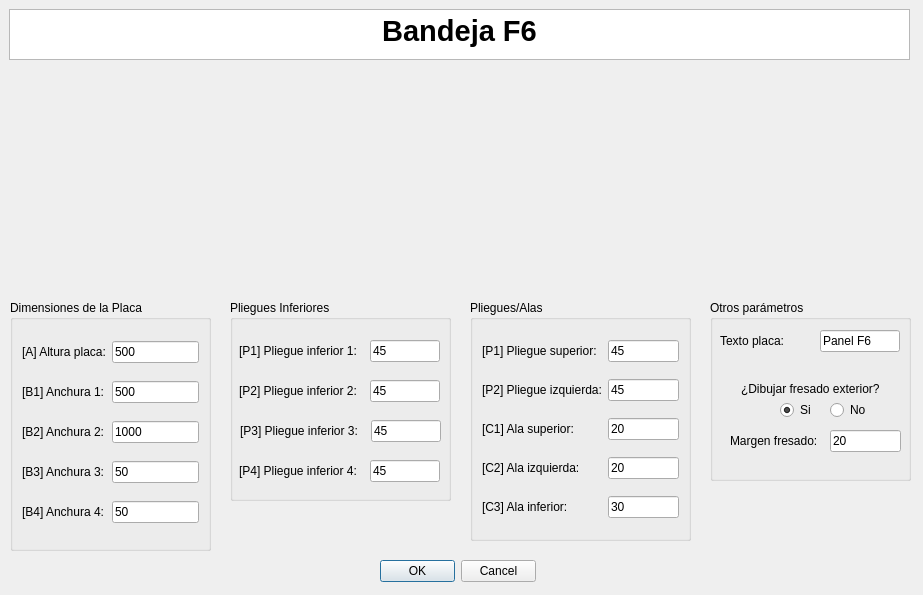
<?xml version="1.0" encoding="UTF-8"?>
<ui version="4.0">
 <class>MyPositionDialog</class>
 <widget class="QDialog" name="MyPositionDialog">
  <property name="geometry">
   <rect>
    <x>0</x>
    <y>0</y>
    <width>923</width>
    <height>595</height>
   </rect>
  </property>
  <property name="windowTitle">
   <string>Enter Position</string>
  </property>
  <property name="whatsThis">
   <string>&lt;html&gt;&lt;head/&gt;&lt;body&gt;&lt;p&gt;Esta ventana de KSDpanel te permite introducir todas las medidas correspondientes del panel seleccionado.&lt;/p&gt;&lt;p&gt;Recuerda que todas las medidas deben de ir en milimetros (mm).&lt;/p&gt;&lt;/body&gt;&lt;/html&gt;</string>
  </property>
  <widget class="QDialogButtonBox" name="buttonBox">
   <property name="geometry">
    <rect>
     <x>380</x>
     <y>560</y>
     <width>156</width>
     <height>23</height>
    </rect>
   </property>
   <property name="orientation">
    <enum>Qt::Horizontal</enum>
   </property>
   <property name="standardButtons">
    <set>QDialogButtonBox::Cancel|QDialogButtonBox::Ok</set>
   </property>
  </widget>
  <widget class="QTextBrowser" name="textBrowser">
   <property name="geometry">
    <rect>
     <x>9</x>
     <y>9</y>
     <width>901</width>
     <height>51</height>
    </rect>
   </property>
   <property name="html">
    <string>&lt;!DOCTYPE HTML PUBLIC &quot;-//W3C//DTD HTML 4.0//EN&quot; &quot;http://www.w3.org/TR/REC-html40/strict.dtd&quot;&gt;
&lt;html&gt;&lt;head&gt;&lt;meta name=&quot;qrichtext&quot; content=&quot;1&quot; /&gt;&lt;style type=&quot;text/css&quot;&gt;
p, li { white-space: pre-wrap; }
&lt;/style&gt;&lt;/head&gt;&lt;body style=&quot; font-family:'MS Shell Dlg 2'; font-size:8.25pt; font-weight:400; font-style:normal;&quot;&gt;
&lt;p align=&quot;center&quot; style=&quot; margin-top:0px; margin-bottom:0px; margin-left:0px; margin-right:0px; -qt-block-indent:0; text-indent:0px;&quot;&gt;&lt;span style=&quot; font-size:22pt; font-weight:600;&quot;&gt;Bandeja F6&lt;/span&gt;&lt;/p&gt;&lt;/body&gt;&lt;/html&gt;</string>
   </property>
  </widget>
  <widget class="QGroupBox" name="groupBox">
   <property name="geometry">
    <rect>
     <x>230</x>
     <y>300</y>
     <width>221</width>
     <height>201</height>
    </rect>
   </property>
   <property name="styleSheet">
    <string notr="true">font: 10pt &quot;MS Shell Dlg 2&quot;;</string>
   </property>
   <property name="title">
    <string>Pliegues Inferiores</string>
   </property>
   <widget class="QLabel" name="label_14">
    <property name="geometry">
     <rect>
      <x>9</x>
      <y>40</y>
      <width>141</width>
      <height>22</height>
     </rect>
    </property>
    <property name="text">
     <string>[P1] Pliegue inferior 1:</string>
    </property>
   </widget>
   <widget class="QLineEdit" name="pliegueInf1UI">
    <property name="geometry">
     <rect>
      <x>140</x>
      <y>40</y>
      <width>70</width>
      <height>22</height>
     </rect>
    </property>
    <property name="text">
     <string>45</string>
    </property>
   </widget>
   <widget class="QLabel" name="label_15">
    <property name="geometry">
     <rect>
      <x>9</x>
      <y>80</y>
      <width>141</width>
      <height>22</height>
     </rect>
    </property>
    <property name="text">
     <string>[P2] Pliegue inferior 2:</string>
    </property>
   </widget>
   <widget class="QLineEdit" name="pliegueInf2UI">
    <property name="geometry">
     <rect>
      <x>140</x>
      <y>80</y>
      <width>70</width>
      <height>22</height>
     </rect>
    </property>
    <property name="text">
     <string>45</string>
    </property>
   </widget>
   <widget class="QLabel" name="label_16">
    <property name="geometry">
     <rect>
      <x>10</x>
      <y>120</y>
      <width>161</width>
      <height>22</height>
     </rect>
    </property>
    <property name="text">
     <string>[P3] Pliegue inferior 3:</string>
    </property>
   </widget>
   <widget class="QLineEdit" name="pliegueInf3UI">
    <property name="geometry">
     <rect>
      <x>141</x>
      <y>120</y>
      <width>70</width>
      <height>22</height>
     </rect>
    </property>
    <property name="text">
     <string>45</string>
    </property>
   </widget>
   <widget class="QLabel" name="label_17">
    <property name="geometry">
     <rect>
      <x>9</x>
      <y>160</y>
      <width>151</width>
      <height>22</height>
     </rect>
    </property>
    <property name="text">
     <string>[P4] Pliegue inferior 4:</string>
    </property>
   </widget>
   <widget class="QLineEdit" name="pliegueInf4UI">
    <property name="geometry">
     <rect>
      <x>140</x>
      <y>160</y>
      <width>70</width>
      <height>22</height>
     </rect>
    </property>
    <property name="text">
     <string>45</string>
    </property>
   </widget>
  </widget>
  <widget class="QGroupBox" name="groupBox_2">
   <property name="geometry">
    <rect>
     <x>470</x>
     <y>300</y>
     <width>221</width>
     <height>241</height>
    </rect>
   </property>
   <property name="styleSheet">
    <string notr="true">font: 10pt &quot;MS Shell Dlg 2&quot;;</string>
   </property>
   <property name="title">
    <string>Pliegues/Alas</string>
   </property>
   <layout class="QGridLayout" name="gridLayout_2">
    <item row="3" column="0">
     <widget class="QLabel" name="label_11">
      <property name="text">
       <string>[C1] Ala superior:</string>
      </property>
     </widget>
    </item>
    <item row="6" column="1">
     <widget class="QLineEdit" name="alaInferiorUI">
      <property name="text">
       <string>30</string>
      </property>
     </widget>
    </item>
    <item row="0" column="1">
     <widget class="QLineEdit" name="pliegueSuperiorUI">
      <property name="text">
       <string>45</string>
      </property>
     </widget>
    </item>
    <item row="0" column="0">
     <widget class="QLabel" name="label_13">
      <property name="text">
       <string>[P1] Pliegue superior:</string>
      </property>
     </widget>
    </item>
    <item row="3" column="1">
     <widget class="QLineEdit" name="alaSuperiorUI">
      <property name="text">
       <string>20</string>
      </property>
     </widget>
    </item>
    <item row="6" column="0">
     <widget class="QLabel" name="label_12">
      <property name="text">
       <string>[C3] Ala inferior:</string>
      </property>
     </widget>
    </item>
    <item row="2" column="1">
     <widget class="QLineEdit" name="pliegueIzqUI">
      <property name="text">
       <string>45</string>
      </property>
     </widget>
    </item>
    <item row="2" column="0">
     <widget class="QLabel" name="label_18">
      <property name="text">
       <string>[P2] Pliegue izquierda:</string>
      </property>
     </widget>
    </item>
    <item row="4" column="0">
     <widget class="QLabel" name="label_19">
      <property name="text">
       <string>[C2] Ala izquierda:</string>
      </property>
     </widget>
    </item>
    <item row="4" column="1">
     <widget class="QLineEdit" name="alaIzquierdaUI">
      <property name="text">
       <string>20</string>
      </property>
     </widget>
    </item>
   </layout>
  </widget>
  <widget class="QLabel" name="imagenPanelUI">
   <property name="geometry">
    <rect>
     <x>240</x>
     <y>70</y>
     <width>441</width>
     <height>221</height>
    </rect>
   </property>
   <property name="text">
    <string/>
   </property>
   <property name="pixmap">
    <pixmap>../imagenes/REF_009cotas.jpg</pixmap>
   </property>
   <property name="scaledContents">
    <bool>true</bool>
   </property>
   <property name="wordWrap">
    <bool>false</bool>
   </property>
   <property name="margin">
    <number>0</number>
   </property>
   <property name="openExternalLinks">
    <bool>false</bool>
   </property>
  </widget>
  <widget class="QGroupBox" name="groupBox_3">
   <property name="geometry">
    <rect>
     <x>10</x>
     <y>300</y>
     <width>201</width>
     <height>251</height>
    </rect>
   </property>
   <property name="styleSheet">
    <string notr="true">font: 10pt &quot;MS Shell Dlg 2&quot;;</string>
   </property>
   <property name="title">
    <string>Dimensiones de la Placa</string>
   </property>
   <layout class="QGridLayout" name="gridLayout">
    <item row="2" column="1">
     <widget class="QLabel" name="label_22">
      <property name="text">
       <string>[B2] Anchura 2:</string>
      </property>
     </widget>
    </item>
    <item row="2" column="2">
     <widget class="QLineEdit" name="anchura2UI">
      <property name="text">
       <string>1000</string>
      </property>
     </widget>
    </item>
    <item row="0" column="2">
     <widget class="QLineEdit" name="alturaPlacaUI">
      <property name="text">
       <string>500</string>
      </property>
     </widget>
    </item>
    <item row="3" column="2">
     <widget class="QLineEdit" name="anchura3UI">
      <property name="text">
       <string>50</string>
      </property>
     </widget>
    </item>
    <item row="1" column="2">
     <widget class="QLineEdit" name="anchura1UI">
      <property name="text">
       <string>500</string>
      </property>
     </widget>
    </item>
    <item row="4" column="2">
     <widget class="QLineEdit" name="anchura4UI">
      <property name="text">
       <string>50</string>
      </property>
     </widget>
    </item>
    <item row="4" column="1">
     <widget class="QLabel" name="label_27">
      <property name="text">
       <string>[B4] Anchura 4:</string>
      </property>
     </widget>
    </item>
    <item row="0" column="1">
     <widget class="QLabel" name="label_8">
      <property name="text">
       <string>[A] Altura placa:</string>
      </property>
     </widget>
    </item>
    <item row="1" column="1">
     <widget class="QLabel" name="label_4">
      <property name="text">
       <string>[B1] Anchura 1:</string>
      </property>
     </widget>
    </item>
    <item row="3" column="1">
     <widget class="QLabel" name="label_26">
      <property name="text">
       <string>[B3] Anchura 3:</string>
      </property>
     </widget>
    </item>
   </layout>
  </widget>
  <widget class="QGroupBox" name="groupBox_4">
   <property name="geometry">
    <rect>
     <x>710</x>
     <y>300</y>
     <width>201</width>
     <height>181</height>
    </rect>
   </property>
   <property name="styleSheet">
    <string notr="true">font: 10pt &quot;MS Shell Dlg 2&quot;;</string>
   </property>
   <property name="title">
    <string>Otros parámetros</string>
   </property>
   <widget class="QLabel" name="label">
    <property name="geometry">
     <rect>
      <x>10</x>
      <y>30</y>
      <width>95</width>
      <height>22</height>
     </rect>
    </property>
    <property name="text">
     <string>Texto placa:</string>
    </property>
   </widget>
   <widget class="QLineEdit" name="textoDescriptivoA0UI">
    <property name="geometry">
     <rect>
      <x>110</x>
      <y>30</y>
      <width>80</width>
      <height>22</height>
     </rect>
    </property>
    <property name="text">
     <string>Panel F6</string>
    </property>
   </widget>
   <widget class="QRadioButton" name="noCrearFresadoUI">
    <property name="geometry">
     <rect>
      <x>120</x>
      <y>100</y>
      <width>38</width>
      <height>20</height>
     </rect>
    </property>
    <property name="text">
     <string>No</string>
    </property>
   </widget>
   <widget class="QLineEdit" name="margenFresadoUI">
    <property name="geometry">
     <rect>
      <x>120</x>
      <y>130</y>
      <width>71</width>
      <height>22</height>
     </rect>
    </property>
    <property name="text">
     <string>20</string>
    </property>
   </widget>
   <widget class="QRadioButton" name="crearFresadoUI">
    <property name="geometry">
     <rect>
      <x>70</x>
      <y>100</y>
      <width>34</width>
      <height>20</height>
     </rect>
    </property>
    <property name="text">
     <string>Si</string>
    </property>
    <property name="checked">
     <bool>true</bool>
    </property>
   </widget>
   <widget class="QLabel" name="label_2">
    <property name="geometry">
     <rect>
      <x>31</x>
      <y>81</y>
      <width>148</width>
      <height>16</height>
     </rect>
    </property>
    <property name="mouseTracking">
     <bool>false</bool>
    </property>
    <property name="text">
     <string>¿Dibujar fresado exterior?</string>
    </property>
    <property name="buddy">
     <cstring>label_2</cstring>
    </property>
   </widget>
   <widget class="QLabel" name="label_3">
    <property name="geometry">
     <rect>
      <x>20</x>
      <y>130</y>
      <width>107</width>
      <height>22</height>
     </rect>
    </property>
    <property name="text">
     <string>Margen fresado:</string>
    </property>
   </widget>
  </widget>
  <zorder>groupBox_2</zorder>
  <zorder>groupBox</zorder>
  <zorder>buttonBox</zorder>
  <zorder>textBrowser</zorder>
  <zorder>imagenPanelUI</zorder>
  <zorder>groupBox_3</zorder>
  <zorder>groupBox_4</zorder>
 </widget>
 <resources/>
 <connections>
  <connection>
   <sender>buttonBox</sender>
   <signal>accepted()</signal>
   <receiver>MyPositionDialog</receiver>
   <slot>accept()</slot>
   <hints>
    <hint type="sourcelabel">
     <x>248</x>
     <y>254</y>
    </hint>
    <hint type="destinationlabel">
     <x>157</x>
     <y>274</y>
    </hint>
   </hints>
  </connection>
  <connection>
   <sender>buttonBox</sender>
   <signal>rejected()</signal>
   <receiver>MyPositionDialog</receiver>
   <slot>reject()</slot>
   <hints>
    <hint type="sourcelabel">
     <x>316</x>
     <y>260</y>
    </hint>
    <hint type="destinationlabel">
     <x>286</x>
     <y>274</y>
    </hint>
   </hints>
  </connection>
 </connections>
</ui>
